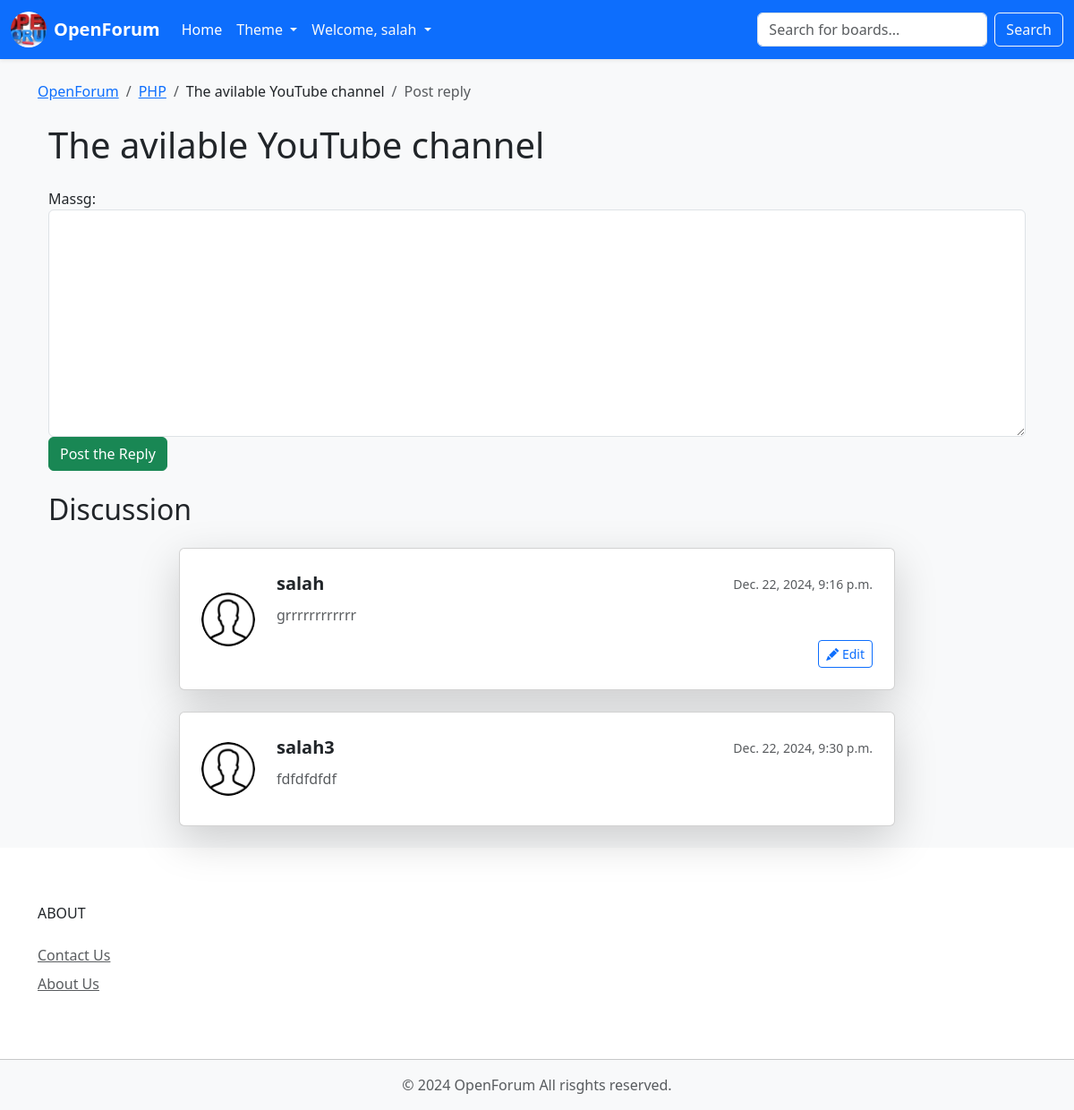
Page /forums/1/topics/1/reply/ (signed in) on the committed database.
### forums/models.py (models this page shows, shortened)
class ForumSectionModel(models.Model):
    SectionSubject = models.CharField(max_length=255)
    board = models.ForeignKey(forummodel,related_name='forms',on_delete=models.CASCADE)
    created_by = models.ForeignKey(User,related_name='forms',on_delete=models.CASCADE)
    created_dt = models.DateTimeField(auto_now_add=True)
    views = models.PositiveIntegerField(default=0)
    updated_by = models.ForeignKey(User,null=True,related_name='+',on_delete=models.CASCADE)
    updated_dt = models.DateTimeField(null=True)

class forummodel(models.Model):
    ForumTitile = models.CharField(max_length=50, unique=True)
    ForumDescription = models.CharField(max_length=150)
    ForumImage = models.ImageField(
        upload_to='board_images/',       # Directory within MEDIA_ROOT
        null=True,                       # Allow null values in the database
        blank=True,                      # Allow leaving the field blank in forms
        default='board_images/bootstrap.png'  # Path to the default image
    )

class CommentModel(models.Model):
    massg = models.TextField(max_length=4000)
    section = models.ForeignKey(ForumSectionModel,related_name='comt',on_delete=models.CASCADE)
    created_by = models.ForeignKey(User,related_name='comt',on_delete=models.CASCADE)
    created_dt = models.DateTimeField(auto_now_add=True)
    updated_by = models.ForeignKey(User,null=True,related_name='+',on_delete=models.CASCADE)
    updated_dt = models.DateTimeField(null=True)

### forums/views.py (the view)
@login_required
def reply_topic(request, board_id,topic_id):
    topic = get_object_or_404(ForumSectionModel,board__pk=board_id,pk=topic_id)
    if request.method == "POST":
        form =PostForm(request.POST)
        if form.is_valid():
            post = form.save(commit=False)
            post.section = topic
            post.created_by = request.user
            post.save()
            topic.updated_by = request.user
            topic.updated_dt = timezone.now()
            topic.save()
            return redirect('topic_posts',board_id=board_id, topic_id = topic_id)
    else:
        form = PostForm()
    return render(request,'reply_topic.html',{'topic':topic,'form':form})

### forums/forms.py
class PostForm(forms.ModelForm):
    class Meta:
        model = CommentModel
        fields = ['massg',]

### templates/reply_topic.html (shortened to what this page needs)
{% extends 'base.html' %}
{% load static %}
{% block breadcrumb %}
<li class="breadcrumb-item"><a href="{% url 'home' %}">OpenForum</a></li>
<li class="breadcrumb-item"><a href="{% url 'board_topics' topic.board.pk %}">{{ topic.board.ForumTitile }}</a></li>
<li class="breadcrumb-item">{{ topic.SectionSubject }}</li>
<li class="breadcrumb-item active">Post reply</li>
{% endblock %}
{% block content %}
<div class="container">
    <h1 class="my-4">{{ topic.SectionSubject }}</h1>
         <div class="card-body">
             <form method="post" class="needs-validation" novalidate>
                {% include 'includes/form.html' %}
                <button type="submit" class="btn btn-success">Post the Reply</button>
            </form>
        </div>
    <h2 class="my-4">Discussion</h2>
    {% for post in topic.comt.all %}
<div class="container my-4">
    <div class="card shadow-lg mx-auto" style="max-width: 800px;">
        <div class="card-body p-4">
            <div class="row align-items-center">
                <div class="col-auto">
                    <img src="{% static 'img/user.png' %}" alt="{{ post.created_by.username }}" class="rounded-circle img-fluid" style="width: 60px; height: 60px; object-fit: cover;">
                </div>
                <div class="col">
                    <div class="d-flex justify-content-between align-items-center mb-2">
                        <strong class="text-dark fs-5">{{ post.created_by.username }}</strong>
                        <small class="text-muted">{{ post.created_dt }}</small>
                    </div>
                    <p class="text-muted mb-3">{{ post.massg }}</p>
                    {% if post.created_by == user %}
                    <div class="text-end">
                        <a href="{% url 'edit_post' post.section.board.pk post.section.pk post.pk %}" class="btn btn-outline-primary btn-sm" role="button">
                            <i class="bi bi-pencil-fill"></i> Edit
                        </a>
                    </div>
                    {% endif %}
                </div>
            </div>
        </div>
    </div>
</div>
{% endfor %}
</div>
{% endblock %}

### templates/base.html (shortened to what this page needs)
<!DOCTYPE html>
<html lang="en">
<head>
  {% load socialaccount %}
    {% load static %}
    <link rel="stylesheet" href="{% static 'css/bootstrap.min.css' %}">
    <link rel="stylesheet" href="{% static 'css/bootstrap-icons.css' %}">
    <link href="https://cdn.jsdelivr.net/npm/bootstrap-icons/font/bootstrap-icons.css" rel="stylesheet">
</head>
<body class="bg-light text-dark">
{% block body %}
<nav class="navbar navbar-expand-lg navbar-dark bg-primary shadow-sm">
  <div class="container-fluid">
    <a class="navbar-brand d-flex align-items-center" href="{% url 'home' %}">
      <img src="{% static 'img/icon.JFIF' %}" alt="Django" class="rounded-circle me-2" style="width: 40px; height: 40px; object-fit: cover;">
      <span class="fw-bold">OpenForum</span>
    </a>
    <div class="collapse navbar-collapse" id="navbarSupportedContent">
      <ul class="navbar-nav me-auto mb-2 mb-lg-0">
        <li class="nav-item">
          <a class="nav-link active" href="{% url 'home' %}">Home</a>
        </li>
        <li class="nav-item dropdown">
          <a class="nav-link dropdown-toggle text-light" href="#" id="navbarDropdown" role="button" data-bs-toggle="dropdown" aria-expanded="false">
            Theme
          </a>
        </li>
        {% if user.is_authenticated %}
        <li class="nav-item dropdown">
          <a class="nav-link dropdown-toggle text-light" href="#" id="userDropdown" role="button" data-bs-toggle="dropdown" aria-expanded="false">
            Welcome, {{ user.username }}
          </a>
        </li>
        {% endif %}
      </ul>
      <form class="d-flex" method="GET" action="{% url 'home' %}">
        <input class="form-control me-2" name="query" type="search" placeholder="Search for boards..." value="{{ query|default_if_none:'' }}" aria-label="Search">
        <button class="btn btn-outline-light" type="submit">Search</button>
      </form>
    </div>
  </div>
</nav>
<div class="container">
  <ol class="breadcrumb my-4">
    {% block breadcrumb %}{% endblock %}
  </ol>
  {% block content %}{% endblock %}
</div>
{% endblock body %}
{% block footer %}
{% include "partials/footer.html" %}
{% endblock %}
</body>
</html>

### rows in the picture
ForumSectionModel: board.ForumTitile "PHP", SectionSubject "The avilable YouTube channel"
CommentModel: created_by.username "salah", created_dt "Dec. 22, 2024, 9:16 p.m.", massg "grrrrrrrrrrrr", shows "Edit"
CommentModel: created_by.username "salah3", created_dt "Dec. 22, 2024, 9:30 p.m.", massg "fdfdfdfdf"

### other values in the picture
{{ user.username }} "salah"
{{ field.label_tag }} "Massg:"
